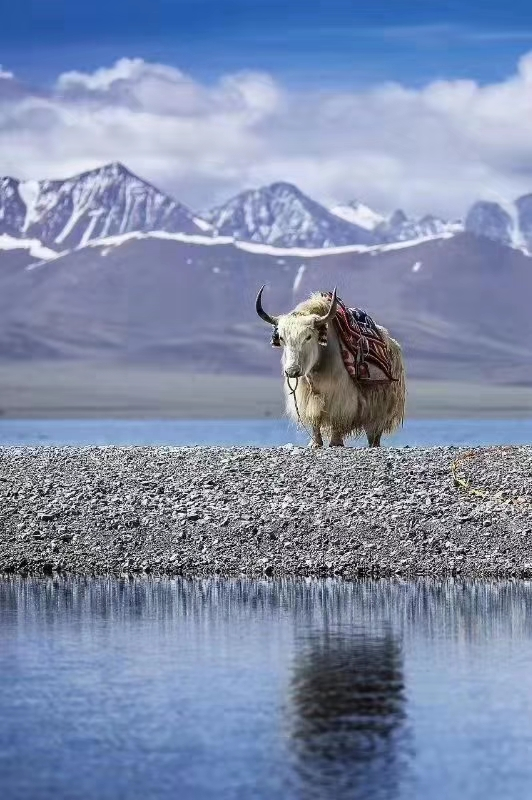
#> input picture demo/resources/static_img_example/example.jpg, 532 x 800 px
$ python get_image.py
#> lines starting #> are read from the running program, lines starting #| are printed output that depends on the picture
# -*- coding: utf-8 -*
import os.path as osp

import cv2
import numpy as np

DEBUG = False

im_path = osp.join(osp.dirname(osp.realpath(__file__)), 'example.jpg')
im = cv2.imread(im_path)
#> im is the input picture: shape (800, 532, 3); mean B, G, R 170.4, 140.2, 126.8
bbox = (256, 283, 341, 375)  # order=x0y0x1y1
rect = (bbox[0], bbox[1], bbox[2] - bbox[0], bbox[3] - bbox[1])  # order=xywh
# cv2.rectangle(im, bbox[:2], bbox[2:], (0, 255, 255))
box = ((bbox[0] + bbox[2]) / 2, (bbox[1] + bbox[3]) / 2,
       (bbox[2] - bbox[0] + 1), (bbox[3] - bbox[1] + 1))
z_s = np.sqrt(
    (box[2] + (box[2] + box[3]) / 2) * (box[3] + (box[2] + box[3]) / 2))

z_size = 127
x_size = 303
scale = z_size / z_s
x_s = 303 / scale
dx, dy = -50, 20
target_bbox = tuple(
    map(int, (box[0] - z_s / 2, box[1] - z_s / 2, box[0] + z_s / 2,
              box[1] + z_s / 2)))
search_bbox = tuple(
    map(int, (box[0] - x_s / 2 + dx, box[1] - x_s / 2 + dy,
              box[0] + x_s / 2 + dx, box[1] + x_s / 2 + dy)))

im_z = cv2.resize(
    im[target_bbox[1]:target_bbox[3], target_bbox[0]:target_bbox[2], :],
    (z_size, z_size))
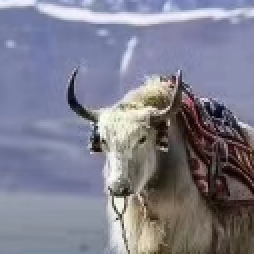
#> im_z: shape (127, 127, 3) (shown 2 times larger); mean B, G, R 141.5, 125.9, 126.4
im_x = cv2.resize(
    im[search_bbox[1]:search_bbox[3], search_bbox[0]:search_bbox[2], :],
    (x_size, x_size))
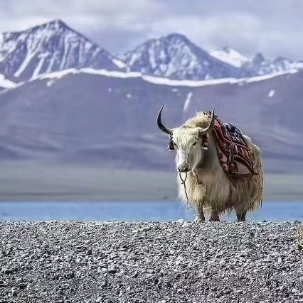
#> im_x: shape (303, 303, 3); mean B, G, R 165.1, 145, 140.6


def imarray_to_tensor(arr):
    arr = np.ascontiguousarray(
        arr.transpose(2, 0, 1)[np.newaxis, ...], np.float32)
    # return torch.tensor(arr).type(torch.Tensor)
    return arr


arr_z = imarray_to_tensor(im_z)
arr_x = imarray_to_tensor(im_x)

if DEBUG:
    cv2.rectangle(im, search_bbox[:2], search_bbox[2:], (255, 0, 0))
    cv2.rectangle(im, target_bbox[:2], target_bbox[2:], (0, 255, 255))
    cv2.imshow('im_z', im_z)
    cv2.imshow('im_x', im_x)
    cv2.imshow('example', im)
    cv2.waitKey(0)
